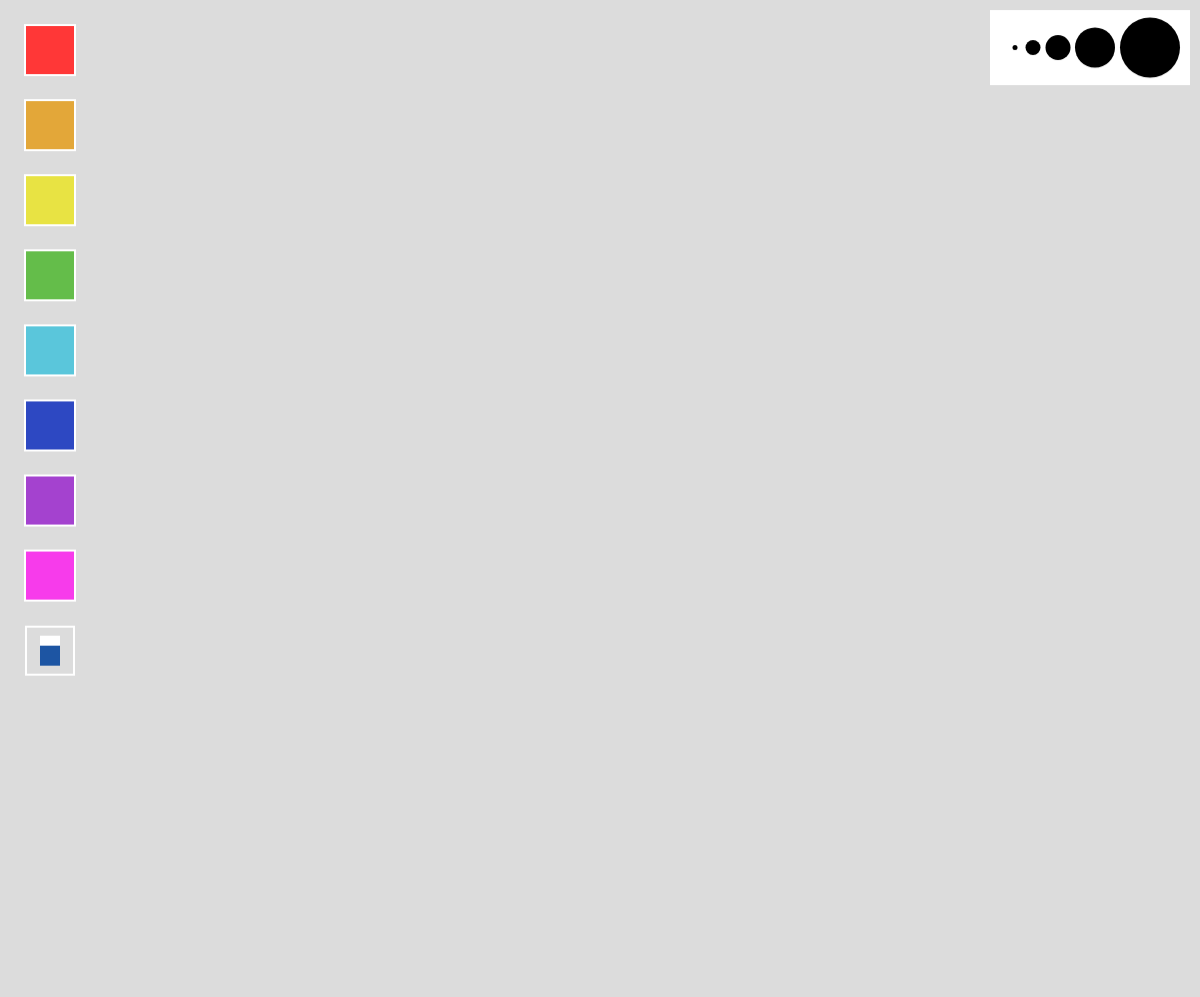
Frame 1 (no input)
Frame 60 (no input): identical to frame 1, image omitted
Frame 120 (the mouse pressed at the canvas centre since frame 60): identical to frame 1, image omitted

The p5.js sketch that drew this single still picture (run headless with seeded random() and noise() and a simulated clock; from frame 60 on, the mouse is pressed at the canvas centre):

// p5.js sketch
// ── sketch.js
let pencilSize = 15;
let colorSize = 50;

let colorY = {
  red: 25 * 1,
  orange: 25 * 4,
  yellow: 25 * 7,
  green: 25 * 10,
  lightblue: 25 * 13,
  darkblue: 25 * 16,
  purple: 25 * 19,
  pink: 25 * 22,
  eraser: 25 * 25
}

let backgroundColor = {
  r: 220,
  g: 220,
  b: 220
}

let color = {
  r: 0,
  g: 0,
  b: 0
}

function setup() {
  createCanvas(windowWidth, windowHeight - 3.3);
  background(backgroundColor.r, backgroundColor.g, backgroundColor.b);
  frameRate(120);
}

function draw() {
  strokeWeight(2);
  stroke(255, 255, 255);

  // red
  fill(255, 55, 55);
  rect(25, 25 * 1, colorSize, colorSize);

  // orange
  fill(227, 167, 57);
  rect(25, 25 * 4, colorSize, colorSize);

  // yellow
  fill(232, 227, 67);
  rect(25, 25 * 7, colorSize, colorSize);

  // green
  fill(100, 189, 74);
  rect(25, 25 * 10, colorSize, colorSize);

  // lightblue
  fill(90, 198, 219);
  rect(25, 25 * 13, colorSize, colorSize);

  // darkblue
  fill(45, 72, 194);
  rect(25, 25 * 16, colorSize, colorSize);

  // purple
  fill(164, 66, 207);
  rect(25, 25 * 19, colorSize, colorSize);

  // pink
  fill(247, 59, 235);
  rect(25, 25 * 22, colorSize, colorSize);

  noStroke();
  // eraser
  fill(255, 255, 255);
  rect(25, 25 * 25, colorSize, colorSize);
  fill(220, 220, 220);
  rect(27, 25 * 25 + 2, colorSize - 4, colorSize - 4);

  fill(255, 255, 255);
  rect(40, 25 * 25 + 10, 20, 10);
  fill(29, 85, 163);
  rect(40, 25 * 25 + 20, 20, 20);

  fill(255, 255, 255);
  rect(width - 210, 10, 200, 75);

  // size
  fill(0, 0, 0);
  circle(width - 185, 47.5, 5);
  circle(width - 167, 47.5, 15);
  circle(width - 142, 47.5, 25);
  circle(width - 105, 47.5, 40);
  circle(width - 50, 47.5, 60);


  if (mouseIsPressed) {
    if (mouseX > 25 & mouseX < 25 + colorSize & mouseY > colorY.red & mouseY < colorY.red + colorSize){
      // red
      color.r = 255;
      color.g = 55;
      color.b = 55;
    } else if(mouseX > 25 & mouseX < 25 + colorSize & mouseY > colorY.orange & mouseY < colorY.orange + colorSize){
      // orange
      color.r = 227;
      color.g = 167;
      color.b = 57;
    } else if(mouseX > 25 & mouseX < 25 + colorSize & mouseY > colorY.yellow & mouseY < colorY.yellow + colorSize){
      // yellow
      color.r = 232;
      color.g = 227;
      color.b = 67;
    } else if(mouseX > 25 & mouseX < 25 + colorSize & mouseY > colorY.green & mouseY < colorY.green + colorSize){
      // green
      color.r = 100;
      color.g = 189;
      color.b = 74;
    } else if(mouseX > 25 & mouseX < 25 + colorSize & mouseY > colorY.lightblue & mouseY < colorY.lightblue + colorSize){
      // lightblue
      color.r = 90;
      color.g = 198;
      color.b = 219;
    } else if(mouseX > 25 & mouseX < 25 + colorSize & mouseY > colorY.darkblue & mouseY < colorY.darkblue + colorSize){
      // darkblue
      color.r = 45;
      color.g = 72;
      color.b = 194;
    } else if(mouseX > 25 & mouseX < 25 + colorSize & mouseY > colorY.purple & mouseY < colorY.purple + colorSize){
      // purple
      color.r = 164;
      color.g = 66;
      color.b = 207;
    } else if(mouseX > 25 & mouseX < 25 + colorSize & mouseY > colorY.pink & mouseY < colorY.pink + colorSize){
      // pink
      color.r = 247;
      color.g = 59;
      color.b = 235;
    } else if(mouseX > 25 & mouseX < 25 + colorSize & mouseY > colorY.eraser & mouseY < colorY.eraser + colorSize){
      // eraser
      color.r = backgroundColor.r;
      color.g = backgroundColor.g;
      color.b = backgroundColor.b;
    }
  }
}

function touchMoved() {
  strokeWeight(10);
  stroke(color.r, color.g, color.b);
  line(mouseX, mouseY, pmouseX, pmouseY);
  return false;
}
